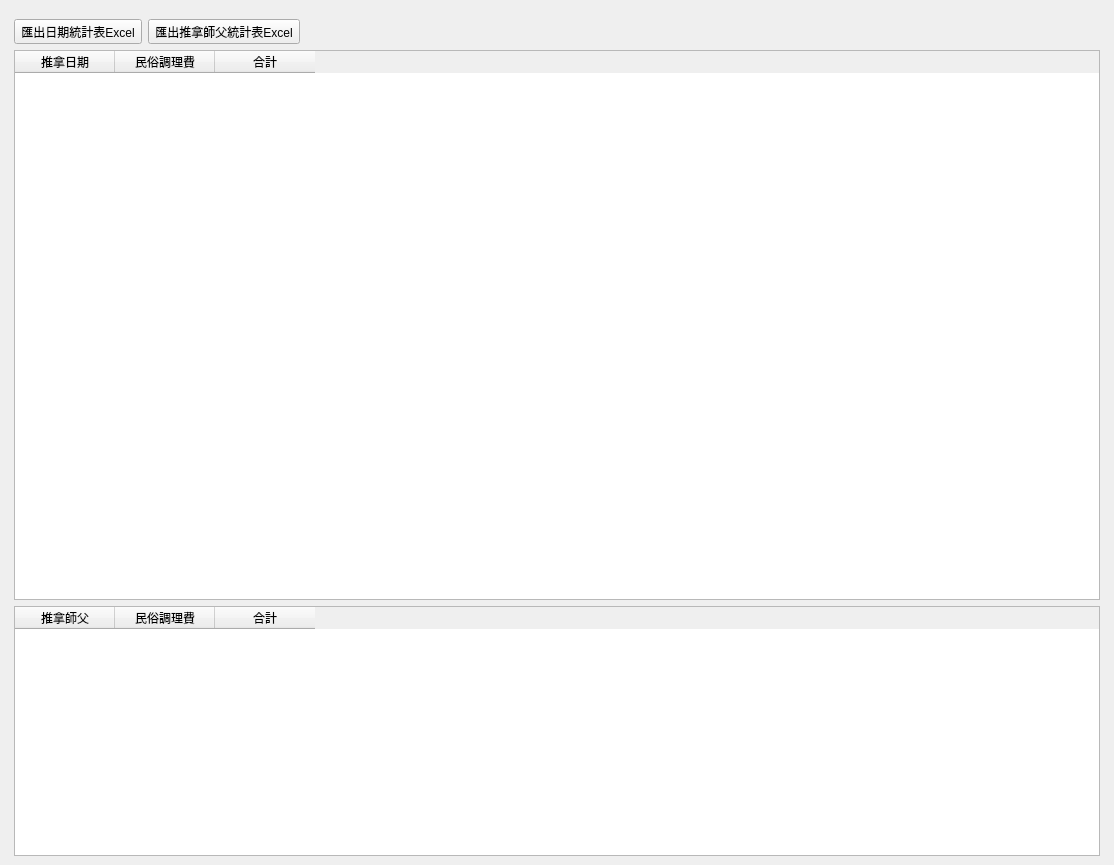
<?xml version="1.0" encoding="UTF-8"?>
<ui version="4.0">
 <class>WindowStatisticsMassagerIncome</class>
 <widget class="QMainWindow" name="WindowStatisticsMassagerIncome">
  <property name="geometry">
   <rect>
    <x>0</x>
    <y>0</y>
    <width>1114</width>
    <height>865</height>
   </rect>
  </property>
  <property name="windowTitle">
   <string>推拿師收入統計</string>
  </property>
  <widget class="QWidget" name="centralwidget">
   <layout class="QHBoxLayout" name="horizontalLayout">
    <item>
     <layout class="QVBoxLayout" name="verticalLayout">
      <property name="leftMargin">
       <number>5</number>
      </property>
      <property name="topMargin">
       <number>10</number>
      </property>
      <property name="rightMargin">
       <number>5</number>
      </property>
      <item>
       <layout class="QVBoxLayout" name="verticalLayout_5">
        <item>
         <layout class="QHBoxLayout" name="horizontalLayout_income">
          <item>
           <layout class="QVBoxLayout" name="verticalLayout_2">
            <item>
             <layout class="QHBoxLayout" name="horizontalLayout_2">
              <item>
               <widget class="QToolButton" name="toolButton_export_date_excel">
                <property name="text">
                 <string>匯出日期統計表Excel</string>
                </property>
                <property name="icon">
                 <iconset>
                  <normaloff>../icons/document-export.svg</normaloff>../icons/document-export.svg</iconset>
                </property>
                <property name="toolButtonStyle">
                 <enum>Qt::ToolButtonTextBesideIcon</enum>
                </property>
               </widget>
              </item>
              <item>
               <widget class="QToolButton" name="toolButton_export_massager_excel">
                <property name="text">
                 <string>匯出推拿師父統計表Excel</string>
                </property>
                <property name="icon">
                 <iconset>
                  <normaloff>../icons/document-export.svg</normaloff>../icons/document-export.svg</iconset>
                </property>
                <property name="toolButtonStyle">
                 <enum>Qt::ToolButtonTextBesideIcon</enum>
                </property>
               </widget>
              </item>
              <item>
               <spacer name="horizontalSpacer">
                <property name="orientation">
                 <enum>Qt::Horizontal</enum>
                </property>
                <property name="sizeHint" stdset="0">
                 <size>
                  <width>40</width>
                  <height>20</height>
                 </size>
                </property>
               </spacer>
              </item>
             </layout>
            </item>
            <item>
             <widget class="QTableWidget" name="tableWidget_massager_income">
              <property name="editTriggers">
               <set>QAbstractItemView::NoEditTriggers</set>
              </property>
              <property name="selectionMode">
               <enum>QAbstractItemView::SingleSelection</enum>
              </property>
              <property name="selectionBehavior">
               <enum>QAbstractItemView::SelectRows</enum>
              </property>
              <column>
               <property name="text">
                <string>推拿日期</string>
               </property>
              </column>
              <column>
               <property name="text">
                <string>民俗調理費</string>
               </property>
              </column>
              <column>
               <property name="text">
                <string>合計</string>
               </property>
              </column>
             </widget>
            </item>
            <item>
             <widget class="QTableWidget" name="tableWidget_massager">
              <property name="maximumSize">
               <size>
                <width>16777215</width>
                <height>250</height>
               </size>
              </property>
              <property name="editTriggers">
               <set>QAbstractItemView::NoEditTriggers</set>
              </property>
              <property name="selectionMode">
               <enum>QAbstractItemView::SingleSelection</enum>
              </property>
              <property name="selectionBehavior">
               <enum>QAbstractItemView::SelectRows</enum>
              </property>
              <column>
               <property name="text">
                <string>推拿師父</string>
               </property>
              </column>
              <column>
               <property name="text">
                <string>民俗調理費</string>
               </property>
              </column>
              <column>
               <property name="text">
                <string>合計</string>
               </property>
              </column>
             </widget>
            </item>
           </layout>
          </item>
          <item>
           <layout class="QVBoxLayout" name="verticalLayout_chart"/>
          </item>
         </layout>
        </item>
       </layout>
      </item>
     </layout>
    </item>
   </layout>
  </widget>
  <widget class="QMenuBar" name="menubar">
   <property name="geometry">
    <rect>
     <x>0</x>
     <y>0</y>
     <width>1114</width>
     <height>28</height>
    </rect>
   </property>
  </widget>
  <action name="action_export_excel">
   <property name="icon">
    <iconset>
     <normaloff>../icons/document-export.svg</normaloff>../icons/document-export.svg</iconset>
   </property>
   <property name="text">
    <string>匯出Excel</string>
   </property>
  </action>
 </widget>
 <resources/>
 <connections/>
</ui>
